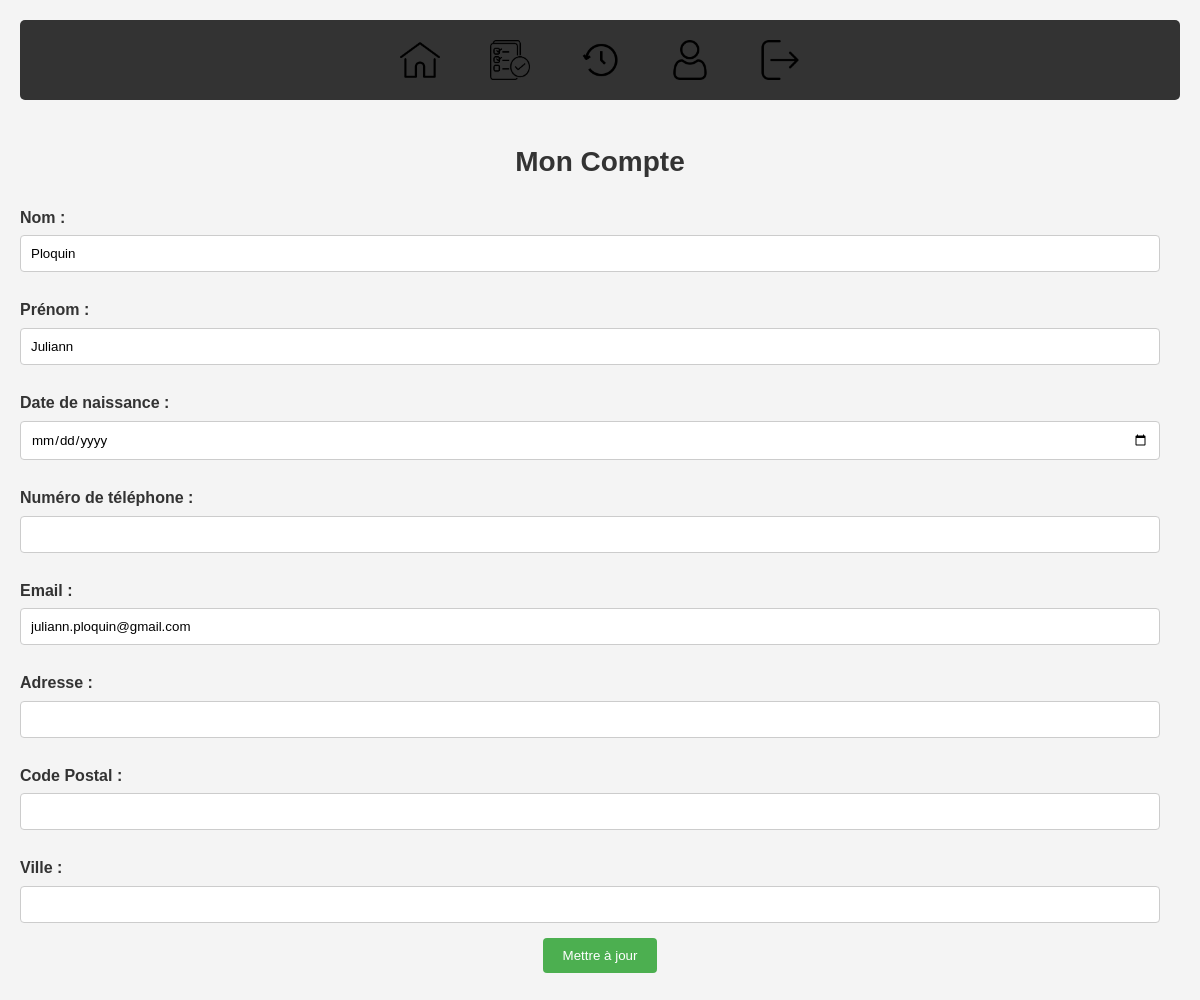
/Controleur/Caccount.php (signed in), run on the app's committed database.
### tables this page shows
CREATE TABLE `utilisateur` (
  `Id_Utilisateur` int(11) NOT NULL AUTO_INCREMENT,
  `Nom` varchar(50) DEFAULT NULL,
  `Prenom` varchar(50) DEFAULT NULL,
  `Date_de_naissance` date DEFAULT NULL,
  `Numero_de_telephone` int(11) DEFAULT NULL,
  `Email` varchar(50) DEFAULT NULL,
  `Mot_de_passe` varchar(500) DEFAULT NULL,
  `Adresse` varchar(255) DEFAULT NULL,
  `isClient` tinyint(1) DEFAULT 0,
  `isAdmin` tinyint(1) DEFAULT 0,
  `Zip` int(11) DEFAULT NULL,
  `Ville` varchar(20) DEFAULT NULL,
  PRIMARY KEY (`Id_Utilisateur`),
  UNIQUE KEY `Email` (`Email`)
);

### Controleur/Caccount.php (called while the page is built, shortened)
<?php
require_once '../Model/cUtilisateur.php';
$connect = new cUtilisateur();
 $userData = $connect->account();
require_once '../Vue/Vaccount.php';
?>

### Model/cUtilisateur.php (called while the page is built, shortened)
<?php
require_once '../Model/cbdd.php';
class cUtilisateur
{
    private $conn;
    private int $userid = 0;
    public function GetUserId()
    {
        return $this->userid;
    }
    public function SetUserId($userid)
    {
        $this->userid = $userid;
    }
    public function __construct()
    {
        $this->conn = new cbdd();
        if($this->isAuthenticated()){
            $result = $this->conn->SelectUser($this->GetUserId());
            if ($result && $result->num_rows > 0) {
                $row = $result->fetch_assoc();
            }
        }
    }
    public function isAuthenticated()
    {
        return isset($_SESSION['user_id']);
    }
     public function account() {
        $query = $this->conn->SelectAccount($this);
        $result = $query;
        $userData = $result->fetch_assoc();
        return $userData;
    }
}

### Model/cbdd.php (called while the page is built, shortened)
<?php
class cbdd
{
private string $servername = "localhost";
private string $username = "root";
private string $password = "root";
private string $dbname = "rgl";
public $conn;
    public function __construct()
    {
        $this->conn = new mysqli($this->servername, $this->username, $this->password, $this->dbname);
    }
    public function ExecuteSelected(string $query)
    {
        $stmt = $this->conn->prepare("$query");
        $stmt->execute();
        $result = $stmt->get_result();
        return $result;
    }
    public function SelectUser($userid)
    {
        return $this->ExecuteSelected("SELECT isClient, isAdmin FROM utilisateur WHERE Id_Utilisateur = $userid ");
    }
    public function SelectAccount($connect)
    {
        $userid= $connect->getUserId();
        return $this->ExecuteSelected("SELECT Nom, Prenom, Date_de_naissance, Numero_de_telephone, Email, Adresse, Zip, Ville FROM utilisateur WHERE Id_Utilisateur = $userid ");
    }
}
?>

### Vue/Vaccount.php (the view, shortened to what this page needs)
<?php
require '../Controleur/Caccount.php';
?>
<!DOCTYPE html>
<html lang="fr">
<head>
    <link rel="stylesheet" href="../css/style.css">
    <link rel="stylesheet" href="https://unpkg.com/leaflet@1.9.3/dist/leaflet.css" />
</head>
<body>
    <?php require_once '../Vue/menu.php'; ?>
    <div class="account-container">
        <h2>Mon Compte</h2>
        <form method="POST" action="../Controleur/Caccount.php">
            <label for="nom">Nom :</label>
            <input
                type="text"
                id="nom"
                name="nom"
                value="<?= htmlspecialchars($userData['Nom'] ?? '') ?>"
                required
                pattern="[A-Za-zÀ-ÿ\s'’\-]{2,50}"
                title="2 à 50 caractères : lettres (accents autorisés), espaces, apostrophes, tirets."
            >
            <label for="prenom">Prénom :</label>
            <input
                type="text"
                id="prenom"
                name="prenom"
                value="<?= htmlspecialchars($userData['Prenom'] ?? '') ?>"
                required
                pattern="[A-Za-zÀ-ÿ\s'’\-]{2,50}"
                title="2 à 50 caractères : lettres (accents autorisés), espaces, apostrophes, tirets."
            >
            <label for="date_naissance">Date de naissance :</label>
            <input
                type="date"
                id="date_naissance"
                name="date_naissance"
                value="<?= htmlspecialchars($userData['Date_de_naissance'] ?? '') ?>"
            >
            <label for="telephone">Numéro de téléphone :</label>
            <input
                type="tel"
                id="telephone"
                name="telephone"
                value="<?= htmlspecialchars($userData['Numero_de_telephone'] ?? '') ?>"
                pattern="^\+?[0-9]{10,14}$"
                title="10 à 14 chiffres (optionnellement précédés d’un +)."
            >
            <label for="email">Email :</label>
            <input
                type="email"
                id="email"
                name="email"
                value="<?= htmlspecialchars($userData['Email'] ?? '') ?>"
                required
            >
            <label for="adresse">Adresse :</label>
            <input
                type="text"
                id="adresse"
                name="adresse"
                value="<?= htmlspecialchars($userData['Adresse'] ?? '') ?>"
                required
                pattern="[^<>]{5,100}"
                title="5 à 100 caractères, sans chevrons < ni >."
            >
            <label for="zip">Code Postal :</label>
            <input
                type="text"
                id="zip"
                name="zip"
                value="<?= htmlspecialchars($userData['Zip'] ?? '') ?>"
                required
                pattern="[0-9]{4,5}"
                title="4 ou 5 chiffres."
            >
            <label for="ville">Ville :</label>
            <input
                type="text"
                id="ville"
                name="ville"
                value="<?= htmlspecialchars($userData['Ville'] ?? '') ?>"
                required
                pattern="[A-Za-zÀ-ÿ\s'’\-]{2,50}"
                title="2 à 50 caractères : lettres (accents autorisés), espaces, tirets, apostrophes."
            >
            <input type="submit" value="Mettre à jour">
        </form>
    </div>
</body>
</html>

### css/style.css (style rules this page uses)
* { margin: 0; padding: 0; box-sizing: border-box; font-family: Arial, sans-serif; }
body { background-color: #f4f4f4; color: #333; font-size: 16px; line-height: 1.6; padding: 20px; }
h2 { color: #333; margin-top: 40px; margin-bottom: 20px; font-size: 28px; }
form { margin-bottom: 20px; }
form input[type="text"], form input[type="email"], form input[type="password"], form input[type="date"], form input[type="number"], form textarea, form select { width: 100%; padding: 10px; margin: 10px 0; border: 1px solid #ddd; border-radius: 3px; }
form input[type="submit"] { background: #333; color: #fff; border: none; padding: 10px 20px; border-radius: 5px; cursor: pointer; transition: background 0.3s; }
.account-container h2 { text-align: center; color: #333; }
.account-container label { font-weight: bold; margin-top: 10px; display: block; }
.account-container input[type="text"], .account-container input[type="email"], .account-container input[type="tel"], .account-container input[type="date"] { width: calc(100% - 20px); padding: 10px; margin-top: 5px; margin-bottom: 15px; border: 1px solid #ccc; border-radius: 4px; }
.account-container input[type="submit"] { background-color: #4CAF50; color: white; padding: 10px 20px; border: none; border-radius: 4px; cursor: pointer; display: block; margin: 0 auto; }

### data on the page
utilisateur: nom "Ploquin", prenom "Juliann", email "juliann.ploquin@gmail.com"
